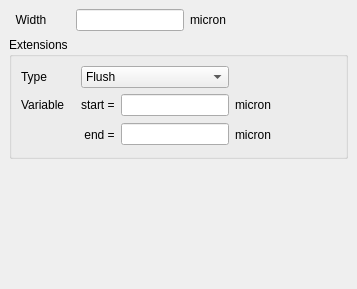
<ui version="4.0" >
 <class>EditorOptionsPath</class>
 <widget class="QWidget" name="EditorOptionsPath" >
  <property name="geometry" >
   <rect>
    <x>0</x>
    <y>0</y>
    <width>357</width>
    <height>289</height>
   </rect>
  </property>
  <property name="windowTitle" >
   <string>Form</string>
  </property>
  <layout class="QVBoxLayout" >
   <property name="margin" >
    <number>9</number>
   </property>
   <property name="spacing" >
    <number>6</number>
   </property>
   <item>
    <widget class="QFrame" name="frame_2" >
     <property name="frameShape" >
      <enum>QFrame::NoFrame</enum>
     </property>
     <property name="frameShadow" >
      <enum>QFrame::Raised</enum>
     </property>
     <layout class="QHBoxLayout" >
      <property name="margin" >
       <number>0</number>
      </property>
      <property name="spacing" >
       <number>6</number>
      </property>
      <item>
       <widget class="QLabel" name="label_2" >
        <property name="text" >
         <string>  Width       </string>
        </property>
       </widget>
      </item>
      <item>
       <widget class="QLineEdit" name="width_le" >
        <property name="sizePolicy" >
         <sizepolicy>
          <hsizetype>0</hsizetype>
          <vsizetype>0</vsizetype>
          <horstretch>0</horstretch>
          <verstretch>0</verstretch>
         </sizepolicy>
        </property>
       </widget>
      </item>
      <item>
       <widget class="QLabel" name="label_3" >
        <property name="text" >
         <string>micron</string>
        </property>
       </widget>
      </item>
      <item>
       <spacer>
        <property name="orientation" >
         <enum>Qt::Horizontal</enum>
        </property>
        <property name="sizeHint" >
         <size>
          <width>21</width>
          <height>20</height>
         </size>
        </property>
       </spacer>
      </item>
     </layout>
    </widget>
   </item>
   <item>
    <widget class="QGroupBox" name="groupBox" >
     <property name="sizePolicy" >
      <sizepolicy>
       <hsizetype>5</hsizetype>
       <vsizetype>0</vsizetype>
       <horstretch>0</horstretch>
       <verstretch>0</verstretch>
      </sizepolicy>
     </property>
     <property name="title" >
      <string>Extensions</string>
     </property>
     <layout class="QGridLayout" >
      <property name="margin" >
       <number>9</number>
      </property>
      <property name="spacing" >
       <number>6</number>
      </property>
      <item rowspan="3" row="0" column="4" >
       <spacer>
        <property name="orientation" >
         <enum>Qt::Horizontal</enum>
        </property>
        <property name="sizeHint" >
         <size>
          <width>21</width>
          <height>81</height>
         </size>
        </property>
       </spacer>
      </item>
      <item row="2" column="3" >
       <widget class="QLabel" name="label_5" >
        <property name="text" >
         <string>micron</string>
        </property>
       </widget>
      </item>
      <item row="1" column="3" >
       <widget class="QLabel" name="label_4" >
        <property name="text" >
         <string>micron</string>
        </property>
       </widget>
      </item>
      <item row="2" column="2" >
       <widget class="QLineEdit" name="end_ext_le" >
        <property name="sizePolicy" >
         <sizepolicy>
          <hsizetype>0</hsizetype>
          <vsizetype>0</vsizetype>
          <horstretch>1</horstretch>
          <verstretch>0</verstretch>
         </sizepolicy>
        </property>
       </widget>
      </item>
      <item row="2" column="1" >
       <widget class="QLabel" name="label_8" >
        <property name="text" >
         <string> end =</string>
        </property>
       </widget>
      </item>
      <item row="1" column="1" >
       <widget class="QLabel" name="label_6" >
        <property name="text" >
         <string>start =</string>
        </property>
       </widget>
      </item>
      <item row="1" column="2" >
       <widget class="QLineEdit" name="start_ext_le" >
        <property name="sizePolicy" >
         <sizepolicy>
          <hsizetype>0</hsizetype>
          <vsizetype>0</vsizetype>
          <horstretch>1</horstretch>
          <verstretch>0</verstretch>
         </sizepolicy>
        </property>
       </widget>
      </item>
      <item row="1" column="0" >
       <widget class="QLabel" name="label_7" >
        <property name="text" >
         <string>Variable   </string>
        </property>
       </widget>
      </item>
      <item row="0" column="1" colspan="2" >
       <widget class="QComboBox" name="type_cb" >
        <property name="sizePolicy" >
         <sizepolicy>
          <hsizetype>5</hsizetype>
          <vsizetype>0</vsizetype>
          <horstretch>0</horstretch>
          <verstretch>0</verstretch>
         </sizepolicy>
        </property>
        <item>
         <property name="text" >
          <string>Flush</string>
         </property>
        </item>
        <item>
         <property name="text" >
          <string>Square</string>
         </property>
        </item>
        <item>
         <property name="text" >
          <string>Variable</string>
         </property>
        </item>
        <item>
         <property name="text" >
          <string>Round</string>
         </property>
        </item>
       </widget>
      </item>
      <item row="0" column="0" >
       <widget class="QLabel" name="label" >
        <property name="text" >
         <string>Type</string>
        </property>
       </widget>
      </item>
     </layout>
    </widget>
   </item>
   <item>
    <spacer>
     <property name="orientation" >
      <enum>Qt::Vertical</enum>
     </property>
     <property name="sizeHint" >
      <size>
       <width>271</width>
       <height>63</height>
      </size>
     </property>
    </spacer>
   </item>
  </layout>
 </widget>
 <tabstops>
  <tabstop>width_le</tabstop>
  <tabstop>type_cb</tabstop>
  <tabstop>start_ext_le</tabstop>
  <tabstop>end_ext_le</tabstop>
 </tabstops>
 <resources/>
 <connections/>
</ui>
